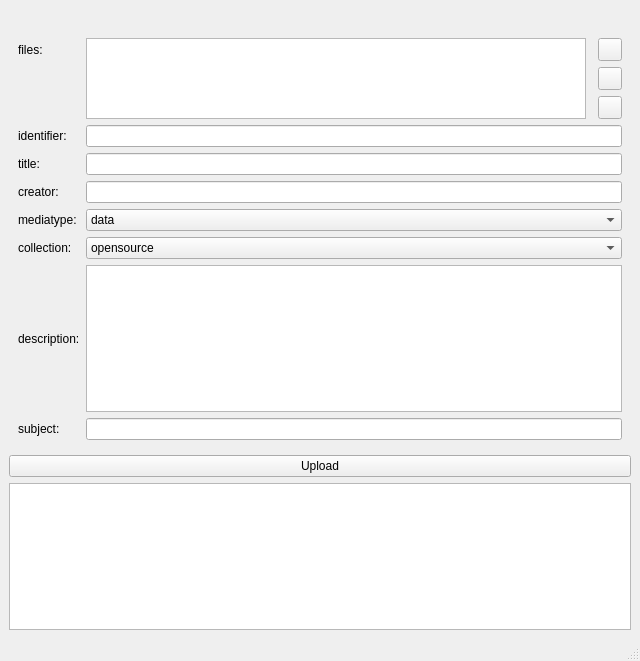
<?xml version="1.0" encoding="UTF-8"?>
<ui version="4.0">
 <class>MainWindow</class>
 <widget class="QMainWindow" name="MainWindow">
  <property name="geometry">
   <rect>
    <x>0</x>
    <y>0</y>
    <width>640</width>
    <height>661</height>
   </rect>
  </property>
  <property name="windowTitle">
   <string>Internet Archive Uploader</string>
  </property>
  <property name="windowIcon">
   <iconset resource="../assets/assets.qrc">
    <normaloff>:/logos/Internet_Archive_Icon.jpg</normaloff>:/logos/Internet_Archive_Icon.jpg</iconset>
  </property>
  <widget class="QWidget" name="centralwidget">
   <layout class="QGridLayout" name="gridLayout">
    <item row="1" column="0">
     <widget class="QPushButton" name="pb_upload">
      <property name="text">
       <string>Upload</string>
      </property>
     </widget>
    </item>
    <item row="0" column="0">
     <widget class="QWidget" name="widget" native="true">
      <layout class="QGridLayout" name="gridLayout_2">
       <item row="13" column="0">
        <widget class="QLabel" name="lb_collection">
         <property name="toolTip">
          <string>&lt;html&gt;&lt;head/&gt;&lt;body&gt;&lt;p&gt;The category or group the item belongs to.&lt;/p&gt;&lt;/body&gt;&lt;/html&gt;</string>
         </property>
         <property name="text">
          <string>collection:</string>
         </property>
        </widget>
       </item>
       <item row="12" column="0">
        <widget class="QLabel" name="lb_mediatype">
         <property name="toolTip">
          <string>&lt;html&gt;&lt;head/&gt;&lt;body&gt;&lt;p&gt;The format of the item (e.g., text, audio, video).&lt;/p&gt;&lt;/body&gt;&lt;/html&gt;</string>
         </property>
         <property name="text">
          <string>mediatype:</string>
         </property>
        </widget>
       </item>
       <item row="13" column="1" colspan="4">
        <widget class="QComboBox" name="cb_collection">
         <item>
          <property name="text">
           <string>opensource</string>
          </property>
         </item>
         <item>
          <property name="text">
           <string>opensource_audio</string>
          </property>
         </item>
         <item>
          <property name="text">
           <string>opensource_movies</string>
          </property>
         </item>
         <item>
          <property name="text">
           <string>opensource_media</string>
          </property>
         </item>
         <item>
          <property name="text">
           <string>opensource_image</string>
          </property>
         </item>
         <item>
          <property name="text">
           <string>open_source_software</string>
          </property>
         </item>
        </widget>
       </item>
       <item row="11" column="1" colspan="4">
        <widget class="QLineEdit" name="le_creator"/>
       </item>
       <item row="15" column="0">
        <widget class="QLabel" name="lb_subject">
         <property name="toolTip">
          <string>&lt;html&gt;&lt;head/&gt;&lt;body&gt;&lt;p&gt;Keywords describing the content’s topics, separated by commas.&lt;/p&gt;&lt;/body&gt;&lt;/html&gt;</string>
         </property>
         <property name="text">
          <string>subject:</string>
         </property>
        </widget>
       </item>
       <item row="14" column="1" colspan="4">
        <widget class="QTextEdit" name="te_description"/>
       </item>
       <item row="9" column="1" colspan="4">
        <widget class="QLineEdit" name="le_identifier"/>
       </item>
       <item row="15" column="1" colspan="4">
        <widget class="QLineEdit" name="le_subject"/>
       </item>
       <item row="14" column="0">
        <widget class="QLabel" name="lb_description">
         <property name="toolTip">
          <string>&lt;html&gt;&lt;head/&gt;&lt;body&gt;&lt;p&gt;A brief summary of the item's content.&lt;/p&gt;&lt;/body&gt;&lt;/html&gt;</string>
         </property>
         <property name="text">
          <string>description:</string>
         </property>
        </widget>
       </item>
       <item row="9" column="0">
        <widget class="QLabel" name="lb_identifier">
         <property name="toolTip">
          <string>&lt;html&gt;&lt;head/&gt;&lt;body&gt;&lt;p&gt;A unique ID assigned to the item in the archive. It's used in the URL.&lt;/p&gt;&lt;/body&gt;&lt;/html&gt;</string>
         </property>
         <property name="text">
          <string>identifier: </string>
         </property>
        </widget>
       </item>
       <item row="10" column="1" colspan="4">
        <widget class="QLineEdit" name="le_title"/>
       </item>
       <item row="11" column="0">
        <widget class="QLabel" name="lb_creator">
         <property name="toolTip">
          <string>&lt;html&gt;&lt;head/&gt;&lt;body&gt;&lt;p&gt;The author, artist, or entity responsible for the item.&lt;/p&gt;&lt;/body&gt;&lt;/html&gt;</string>
         </property>
         <property name="text">
          <string>creator: </string>
         </property>
        </widget>
       </item>
       <item row="10" column="0">
        <widget class="QLabel" name="lb_title">
         <property name="toolTip">
          <string>&lt;html&gt;&lt;head/&gt;&lt;body&gt;&lt;p&gt;The main name of the item.&lt;/p&gt;&lt;/body&gt;&lt;/html&gt;</string>
         </property>
         <property name="text">
          <string>title: </string>
         </property>
        </widget>
       </item>
       <item row="12" column="1" colspan="4">
        <widget class="QComboBox" name="cb_mediatype">
         <item>
          <property name="text">
           <string>data</string>
          </property>
         </item>
         <item>
          <property name="text">
           <string>texts</string>
          </property>
         </item>
         <item>
          <property name="text">
           <string>audio</string>
          </property>
         </item>
         <item>
          <property name="text">
           <string>movies</string>
          </property>
         </item>
         <item>
          <property name="text">
           <string>image</string>
          </property>
         </item>
         <item>
          <property name="text">
           <string>software</string>
          </property>
         </item>
        </widget>
       </item>
       <item row="1" column="0">
        <widget class="QLabel" name="bl_file">
         <property name="text">
          <string>files: </string>
         </property>
        </widget>
       </item>
       <item row="0" column="1">
        <widget class="QLabel" name="lb_logo">
         <property name="text">
          <string/>
         </property>
        </widget>
       </item>
       <item row="1" column="3" colspan="2">
        <widget class="QToolButton" name="tb_file">
         <property name="toolTip">
          <string>&lt;html&gt;&lt;head/&gt;&lt;body&gt;&lt;p&gt;Add file&lt;/p&gt;&lt;/body&gt;&lt;/html&gt;</string>
         </property>
         <property name="text">
          <string/>
         </property>
         <property name="icon">
          <iconset theme="QIcon::ThemeIcon::DocumentOpen"/>
         </property>
        </widget>
       </item>
       <item row="2" column="3" colspan="2">
        <widget class="QToolButton" name="tb_folder">
         <property name="toolTip">
          <string>&lt;html&gt;&lt;head/&gt;&lt;body&gt;&lt;p&gt;Add folder&lt;/p&gt;&lt;/body&gt;&lt;/html&gt;</string>
         </property>
         <property name="text">
          <string/>
         </property>
         <property name="icon">
          <iconset theme="QIcon::ThemeIcon::FolderNew"/>
         </property>
        </widget>
       </item>
       <item row="3" column="3" colspan="2">
        <widget class="QToolButton" name="tb_remove">
         <property name="toolTip">
          <string>&lt;html&gt;&lt;head/&gt;&lt;body&gt;&lt;p&gt;Remove selected item&lt;/p&gt;&lt;/body&gt;&lt;/html&gt;</string>
         </property>
         <property name="text">
          <string/>
         </property>
         <property name="icon">
          <iconset theme="QIcon::ThemeIcon::EditDelete"/>
         </property>
        </widget>
       </item>
       <item row="1" column="1" rowspan="3">
        <widget class="QListWidget" name="lw_paths"/>
       </item>
      </layout>
     </widget>
    </item>
    <item row="2" column="0">
     <widget class="QTextBrowser" name="tb_console">
      <property name="openExternalLinks">
       <bool>true</bool>
      </property>
     </widget>
    </item>
   </layout>
  </widget>
  <widget class="QMenuBar" name="menubar">
   <property name="geometry">
    <rect>
     <x>0</x>
     <y>0</y>
     <width>640</width>
     <height>22</height>
    </rect>
   </property>
  </widget>
  <widget class="QStatusBar" name="statusbar"/>
 </widget>
 <tabstops>
  <tabstop>tb_file</tabstop>
  <tabstop>tb_folder</tabstop>
  <tabstop>tb_remove</tabstop>
  <tabstop>le_identifier</tabstop>
  <tabstop>le_title</tabstop>
  <tabstop>le_creator</tabstop>
  <tabstop>cb_mediatype</tabstop>
  <tabstop>cb_collection</tabstop>
  <tabstop>te_description</tabstop>
  <tabstop>le_subject</tabstop>
  <tabstop>pb_upload</tabstop>
  <tabstop>tb_console</tabstop>
  <tabstop>lw_paths</tabstop>
 </tabstops>
 <resources>
  <include location="../assets/assets.qrc"/>
 </resources>
 <connections/>
</ui>
